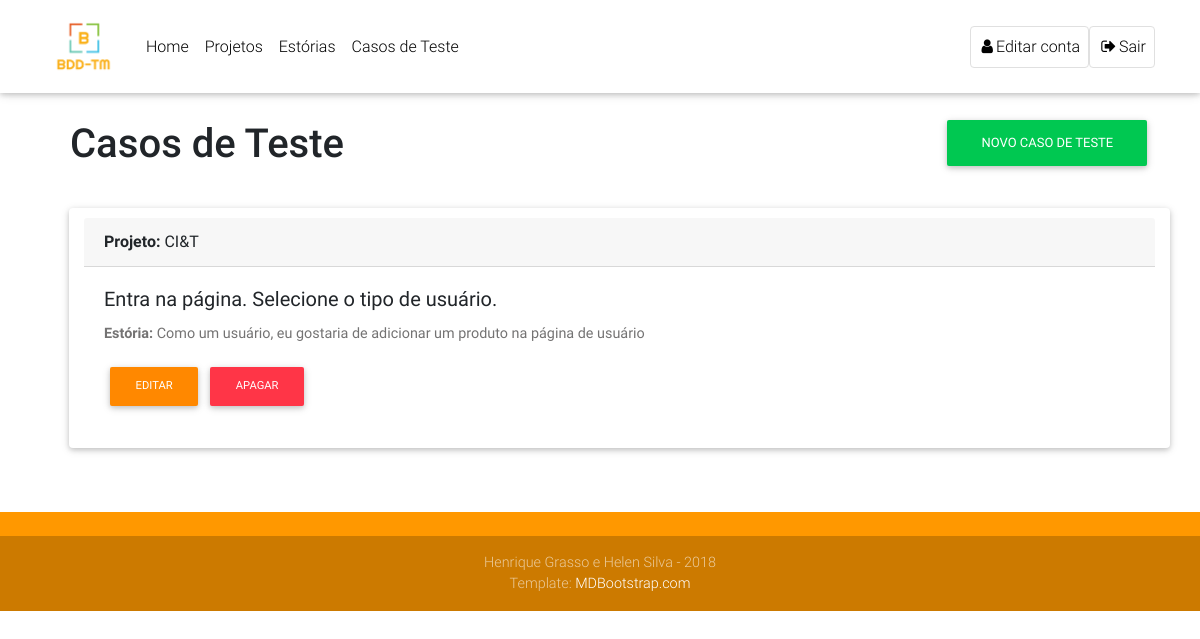
Page /tests-page.php (signed in) on the committed database.
### tables this page shows
CREATE TABLE `test` (
  `idtest` int(11) NOT NULL AUTO_INCREMENT,
  `idstory` int(11) NOT NULL,
  `description` longtext,
  PRIMARY KEY (`idtest`),
  KEY `idstory_idx` (`idstory`),
  CONSTRAINT `idstory` FOREIGN KEY (`idstory`) REFERENCES `story` (`idstory`) ON DELETE CASCADE ON UPDATE CASCADE
);

CREATE TABLE `project` (
  `idproject` int(11) NOT NULL AUTO_INCREMENT,
  `name` varchar(60) DEFAULT NULL,
  `description` longtext,
  `iduser` int(11) NOT NULL,
  PRIMARY KEY (`idproject`),
  KEY `iduser` (`iduser`),
  CONSTRAINT `iduser` FOREIGN KEY (`iduser`) REFERENCES `user` (`iduser`) ON DELETE CASCADE ON UPDATE CASCADE
);

CREATE TABLE `story` (
  `idstory` int(11) NOT NULL AUTO_INCREMENT,
  `idproject` int(11) NOT NULL,
  `description` varchar(200) NOT NULL,
  PRIMARY KEY (`idstory`),
  KEY `idstory_idx` (`idstory`),
  CONSTRAINT `idproject` FOREIGN KEY (`idproject`) REFERENCES `project` (`idproject`) ON DELETE CASCADE ON UPDATE CASCADE
);

### tests-page.php (the view, shortened to what this page needs)
<!DOCTYPE html>
<html lang="en">
<head>
<?php
    include("base/header_template.php");
?>
    <main class="mt-5 pt-5">
		<div class="container">
			<section class="pt-4">
                <div class="row">
                    <div class="col-md-12">
                        <h2 class="h1 text-center" style="display: inline-block; margin-left: 25px;">Casos de Teste</h2>
                        <button class="btn btn-success" data-toggle="modal" data-target="#add_new_test_modal"
                            style="display: inline-block; vertical-align:top; margin:  0; margin-left: 54%;">Novo Caso de Teste</button>
                    </div>
                </div>
			</section>
			<?php
                include("ajax/db-connection.php");
                $user_id = $_SESSION['iduser'];
                $query = "SELECT t . * , p.name AS  'project', s.description AS  'story' FROM test t
                        JOIN story s ON t.idstory = s.idstory JOIN project p ON s.idproject = p.idproject
                        WHERE p.iduser = '$user_id'";
                $con->query("SET CHARACTER SET utf8;");
                $con->query("SET collation_connection = utf8_unicode_ci;");
                if (!$rs = mysqli_query($con, $query)) {
                    exit(mysqli_error($con));
                }
            ?>
            <?php while($row = mysqli_fetch_array($rs)): ?>
                <div class="row ml-4 mt-2 pt-4">
                    <div class="col-md-12 card">
                      <div class="card-header" style="margin-top: 10px;">
                        <strong>Projeto: </strong><?php echo $row['project']; ?>
                      </div>
                      <div class="card-body">
                        <h5 class="card-title"><?php echo $row['description']; ?></h5>
                        <p class="card-text">
                            <strong>Estória: </strong><?php echo $row['story']; ?>
                            <p>
                                <?php
                                    echo '<button onclick="GetTest('.$row['idtest'].')" class="btn btn-warning btn-md">EDITAR</button>';
                                    echo '<button onclick="DeleteTest('.$row['idtest'].')" class="btn btn-danger btn-md">APAGAR</button>';
                                ?>
                            </p>
                        </p>
                      </div>
                    </div>
                </div>
            <?php endwhile; ?>
		</div>
	</main>
    <footer class="page-footer font-small orange pt-4">
        <div class="footer-copyright text-center py-3">
            <div class="container-fluid">
                 Henrique Grasso e Helen Silva - 2018<br>
                 Template: <a href="https://www.MDBootstrap.com"> MDBootstrap.com </a>
            </div>
        </div>
    </footer>
</body>
</html>

### tests-page.php (style rules this page uses)
main { padding-top: 3rem; padding-bottom: 2rem; }
footer.page-footer { background-color: #274e68; margin-top: 2rem; }

### rows in the picture
test: project.name "CI&T", description "Entra na página. Selecione o tipo de usuário.", idstory.description "Como um usuário, eu gostaria de adicionar um produto na página de usuário"
